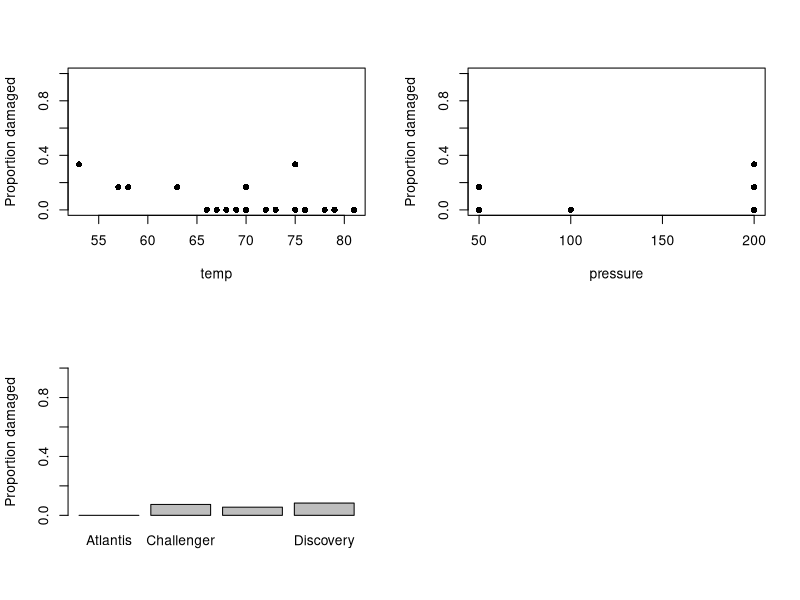
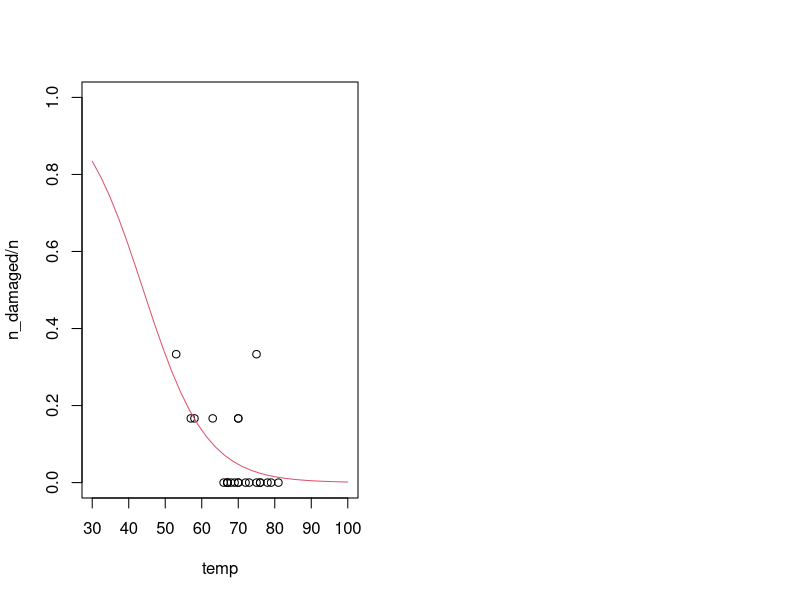

Source code (R) for these figures, in order:
## ---- chunk 1
#| echo: TRUE
#| output: TRUE
#| message: FALSE

knitr::opts_chunk$set(include = TRUE, fig.width = 6, fig.height = 4, fig.align = "center")
## ---- chunk 2
shuttle <- read.csv("../datasets/shuttle.csv") # Change the path, if needed
head(shuttle)
## ---- chunk 3
# Add a column to the data for the total number of O-rings on each shuttle.
shuttle$n <- rep(6, nrow(shuttle))
## ---- chunk 4
# Make plots of proportion of O-rings damaged against `temp`, `pressure` and `orbiter`.
par(mfrow = c(2, 2))
plot(n_damaged / n ~ temp, data = shuttle, pch = 16, ylim = c(0, 1), ylab = "Proportion damaged")
plot(n_damaged / n ~ pressure, data = shuttle, pch = 16, ylim = c(0, 1), ylab = "Proportion damaged")
shuttle_props <- aggregate(n_damaged / n ~ orbiter, data = shuttle, FUN = mean)
barplot(shuttle_props$`n_damaged/n`, names.arg = shuttle_props$orbiter, ylim = c(0, 1), ylab = "Proportion damaged")
par(mfrow = c(1, 2))
## ---- chunk 5
# Fit a logistic regression of proportion of damaged O-rings against `temp`, `pressure` and `orbiter`.
shuttle_glm1 <- glm((n_damaged / n) ~ temp + pressure + orbiter, data = shuttle, family = binomial, weights = n)
## ---- chunk 6
summary(shuttle_glm1)
## ---- chunk 7
# Conduct likelihood ratio tests for the presence of each explanatory variable.
anova(shuttle_glm1, test = "LRT")
## ---- chunk 8
# So we should keep `temp` in the model, but we do not need other variables.
## ---- chunk 9
# Fit a logistic regression on `temp`.
shuttle_glm2 <- glm((n_damaged / n) ~ temp, data = shuttle, family = binomial, weights = n)
summary(shuttle_glm2)
## ---- chunk 10
# Fit a logistic regression with an linear predictor which is quadratic in `temp`.
shuttle_glm3 <- glm((n_damaged / n) ~ temp + I(temp^2), data = shuttle, family = binomial, weights = n)
## ---- chunk 11
summary(shuttle_glm3)
## ---- chunk 12
# The coefficient for `I(temp^2)` is not required in the model, so prefer `shuttle_glm2`.
## ---- chunk 13
# Predict the probability of O-ring failure at 31F.
newdata <- data.frame(temp = 31)
pred_glm2 <- predict(shuttle_glm2, newdata = newdata, type = "response", se.fit = TRUE)
pred_glm2
# The predicted probability of O-ring failure at 31F is 0.82.
## ---- chunk 14
# Find a asymptotic 95% confindence interval for the probability of O-ring failure at 31F.
CI <- c(pred_glm2$fit - qnorm(0.975) * pred_glm2$se.fit, 
        pred_glm2$fit + qnorm(0.975) * pred_glm2$se.fit)
CI
## ---- chunk 15
# The upper limit of the confidence interval is greater than 1, which is not sensible.
## ---- chunk 16
# Predict the linear predictor at 31F.
pred_glm2_eta <- predict(shuttle_glm2, newdata = newdata, se.fit = TRUE)
pred_glm2_eta

# Find a confidence interval for the linear predictor at 31F.
CI_eta <- c(pred_glm2_eta$fit - qnorm(0.975) * pred_glm2_eta$se.fit, 
            pred_glm2_eta$fit + qnorm(0.975) * pred_glm2_eta$se.fit)
CI_eta

# To find the predicted probability, apply the inverse of the logit link.
# We have g(x) = log(x / 1 - x)
# So g^{-1}(x) = exp(x) / (1 + exp(x)) 
exp(pred_glm2_eta$fit) / (1 + exp(pred_glm2_eta$fit))
# The predicted probability of O-ring failure is 0.82, as before.

exp(CI_eta) / (1 + exp(CI_eta))
# This is different from previous confidence interval.
# The new confidence interval is more sensible than the previous one, as the upper limit is less than one.
## ---- chunk 17
# Plot proportion of O-rings damaged against temp, with a fitted probability curve added.
newdata <- data.frame(temp = seq(30, 100, length = 30))
plot(n_damaged / n ~ temp, data = shuttle, ylim = c(0, 1), xlim = c(30, 100))
lines(newdata$temp, predict(shuttle_glm2, newdata = newdata, type = "response"), col = 2)
